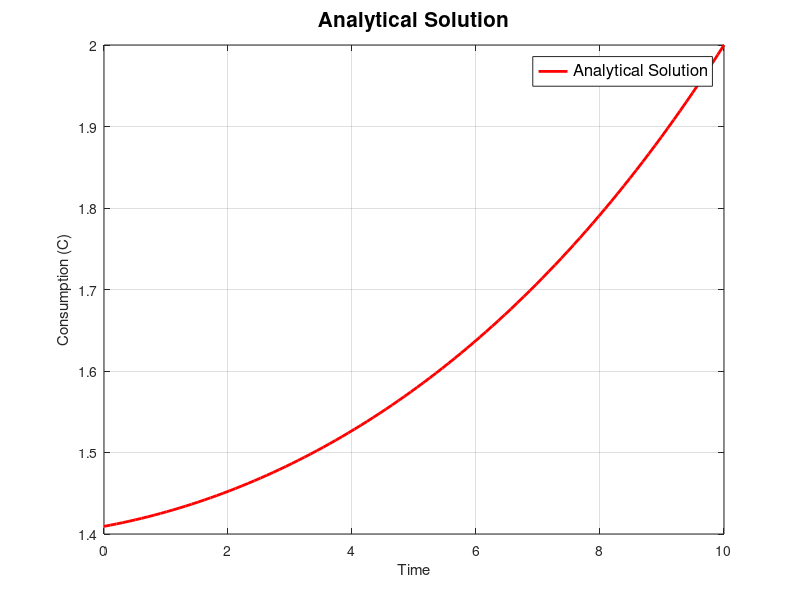
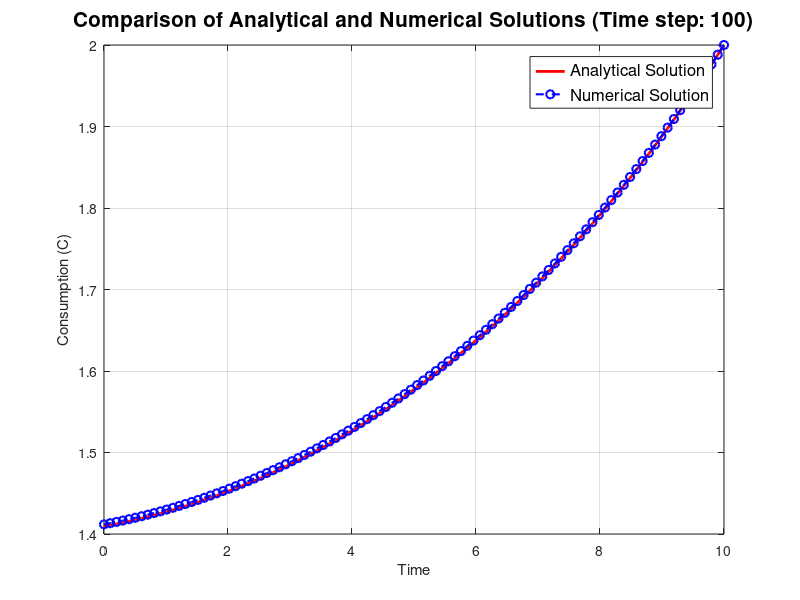
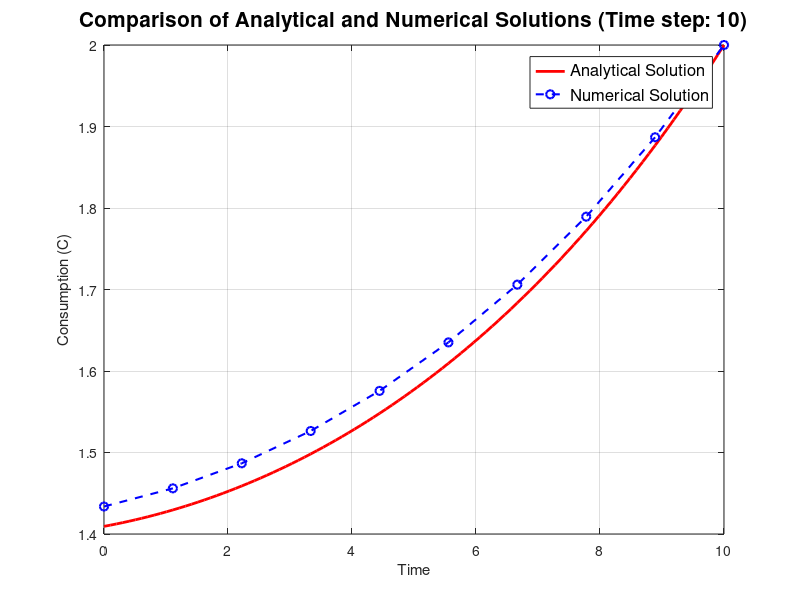

Recreate these plots in MATLAB, in order.
%%%%%%%%%%%%%%%%%%%%%%%%%%%%%%%%%%%%%%%%%%%%%%%%%%%%%%%%%%%%%%%%%%%%%%%%%%%
% MATLAB Script: euler.m
%
% Author: Matt Murillo

% Code Structure:
% 1. DEFINE PARAMETERS
% 2. INITIALIZE GRID POINTS
% 3. ANALYTICAL SOLUTION: INTEGRATING FACTOR METHOD
% 4. NUMERICAL SOLUTION: FINITE DIFFERENCE METHOD
% 5. PLOT
%%%%%%%%%%%%%%%%%%%%%%%%%%%%%%%%%%%%%%%%%%%%%%%%%%%%%%%%%%%%%%%%%%%%%%%%%%%

clear all; 
close all;
clc;

%% 1. DEFINE PARAMETERS

C_T = 2;
r_0 = 0.05
alpha = 0.01
theta = 2
rho = 0.03
T = 10
T_steps = 100

%% 2. INITIALIZE GRID POINTS

t = linspace(0, T, T_steps)';
dt = (max(t)-min(t))/(T_steps);


%% 3. ANALYTICAL SOLUTION: INTEGRATING FACTOR METHOD

% 3-1. Pre-allocate arrays for solutions
C_analytical = zeros(T_steps,1);

% 3-2. Analytical solution
for i=1:T_steps
   
    C_analytical(i) = C_T * exp(-(((rho-r_0)/theta)*t(i) - (alpha/(2*theta))*t(i)^2)) * exp(((rho-r_0)/theta)*T - ((alpha/(2*theta))*T^2))
    
end


%% 4. NUMERICAL SOLUTION: FINITE DIFFERENCE METHOD

% 4-1. Pre-allocate arrays for solutions
C_numerical  = zeros(T_steps,1);
C_numerical(end) = C_T;

% 4-2. Numerical solution

for i=1:1:T_steps-1
    
    C_numerical(end - i) = C_numerical(end-(i-1)) * (1 + dt*(r_0 + alpha*t(end- (i-1)) - rho)/(theta))^-1
    
end

C_numerical_100 = C_numerical;

T_steps = 10
t_10 = linspace(0, T, T_steps)';
dt = (max(t_10)-min(t_10))/(T_steps);

% 4-1. Pre-allocate arrays for solutions
C_numerical  = zeros(T_steps,1);
C_numerical(end) = C_T;

% 4-2. Numerical solution

for i=1:1:T_steps-1
    
    C_numerical(end - i) = C_numerical(end-(i-1)) * (1 + dt*(r_0 + alpha*t_10(end- (i-1)) - rho)/(theta))^-1
    
end

C_numerical_10 = C_numerical;


%% 5. PLOT
% Plot both solutions for comparison
figure;
plot(t, C_analytical, 'r-', 'LineWidth', 2); hold on;
xlabel('Time', 'FontSize', 11);
ylabel('Consumption (C)', 'FontSize', 11);
legend('Analytical Solution','FontSize', 12);
title('Analytical Solution', 'FontSize', 15);
grid on;
saveas(gcf, "fig1.png")
clf


% Plot both solutions for comparison
figure;
plot(t, C_analytical, 'r-', 'LineWidth', 2); hold on;
plot(t, C_numerical_100, 'bo--', 'LineWidth', 1.5);
xlabel('Time', 'FontSize', 11);
ylabel('Consumption (C)', 'FontSize', 11);
legend('Analytical Solution', 'Numerical Solution', 'FontSize', 12);
title('Comparison of Analytical and Numerical Solutions (Time step: 100)', 'FontSize', 15);
grid on;
saveas(gcf, "fig2.png")
clf


% Plot both solutions for comparison
figure;
plot(t, C_analytical, 'r-', 'LineWidth', 2); hold on;
plot(t_10, C_numerical_10, 'bo--', 'LineWidth', 1.5);
xlabel('Time', 'FontSize', 11);
ylabel('Consumption (C)', 'FontSize', 11);
legend('Analytical Solution', 'Numerical Solution', 'FontSize', 12);
title('Comparison of Analytical and Numerical Solutions (Time step: 10)', 'FontSize', 15);
grid on;
saveas(gcf, "fig3.png")
clf
